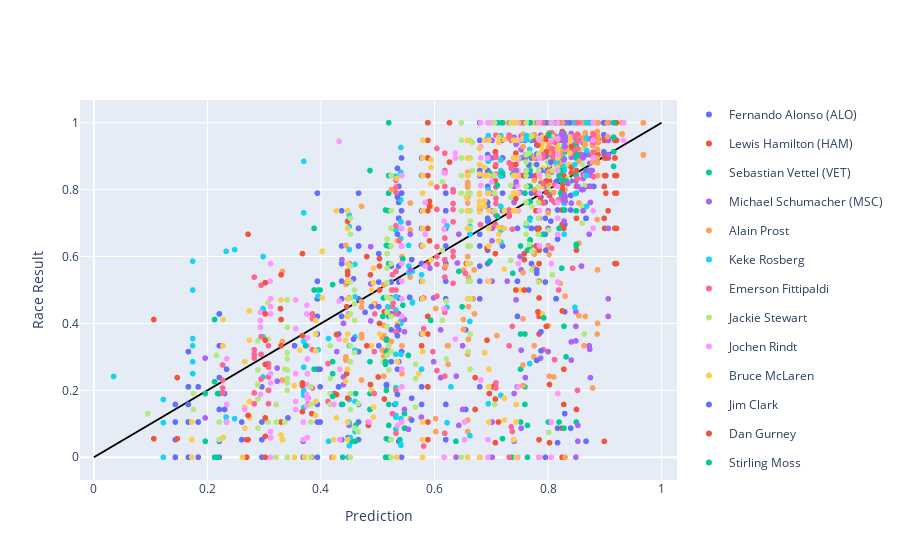

Notebook cell for this chart:
### Code cell
from plotly import express as px
import plotly.graph_objects as go

goats = list(res.loc[drivers].sort_values("Coef.", ascending=False).head(20).index.str.replace("driver[", "").str.replace("]", ""))
goats = df[df["driver"].isin(goats)]

fig1 = px.scatter(
    y=goats["score"],
    x=model.predict(goats),
    color=goats["driver"],
    #symbol=goats["car"],
    hover_name=goats.reset_index()["race"],
)
fig2 = px.line((0,1), (0,1),color_discrete_sequence=["black"])
fig3 = go.Figure(data=fig1.data + fig2.data)
fig3.update_xaxes(title_text="Prediction")
fig3.update_yaxes(title_text="Race Result")
fig3.show()
